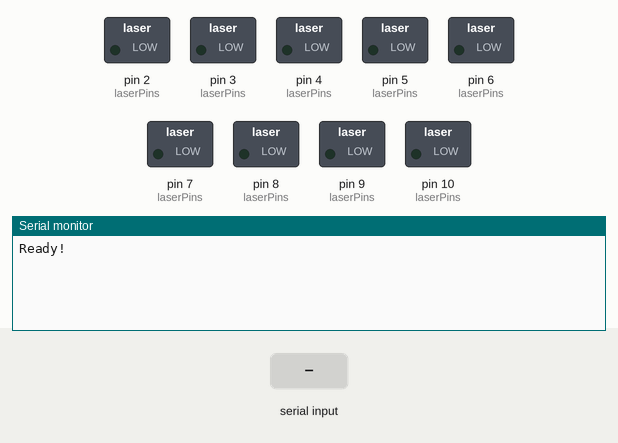
Simulated run of this sketch. Board: Arduino Uno, built with avr-gcc and run on an emulated ATmega328P. Parts: switched loads named in the sketch (green lamp = pin HIGH), the last lines printed to the serial monitor. Inputs (shaded band) come from the test bench.

Above: at 1.2 s.
1.3 s: "90,45\n" received over Serial
At 2.5 s:
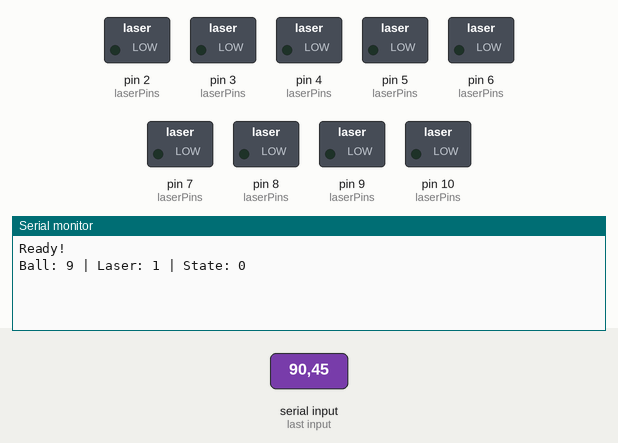
2.8 s: "0\n" received over Serial
At 4.0 s:
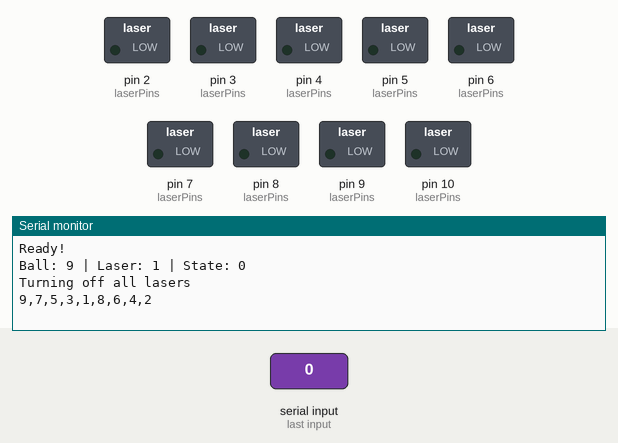
4.3 s: "1\n" received over Serial
At 5.1 s:
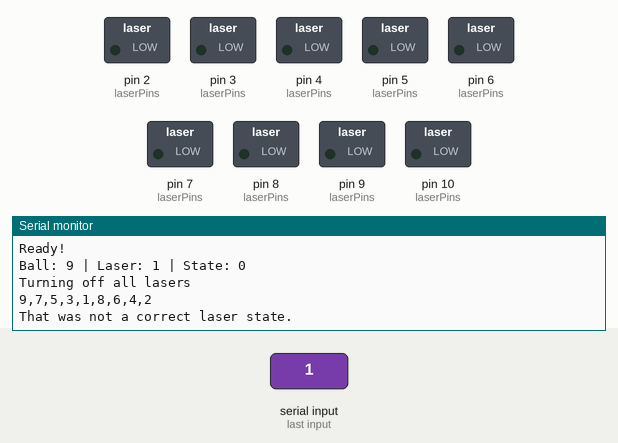

Measured:
- after the input at 1.3 s, the serial monitor: prints a new line at once (image 1)
- after the input at 2.8 s, the serial monitor: prints a new line at once (image 2)
- after the input at 4.3 s, the serial monitor: prints a new line at once (image 3)

The sketch:

spotlight.ino
```cpp
#include <digitalWriteFast.h>


uint8_t laserPins[]   = {7,8,9,10,2,6,5,4,3};  // Physical pins to which the lasers are soldered

const uint8_t laserQty = sizeof(laserPins)/sizeof(laserPins[0]);

uint8_t laserOrder[]  = {9,7,5,3,1,8,6,4,2};  // Ball position ID that each laser points to (1-indexed)

// uint8_t laserOrder[laserQty]  = {1,2,3,4,5,6,7,8,9};  // Laser ID (for troubleshooting only)


// Function to process serial data. Should only expect 2 bytes of data, so throw out everything else.

void serialProcess()

{


  int8_t    selectedBallID;       // ID of the ball that should be lit up (1-indexed)

  int8_t    selectedLaserID;      // ID of the laser associated with the selected ball (1-indexed)

  uint8_t   selectedLaserPin;     // Pin that controls the selected laser

  int8_t    selectedLaserState;   // State that the laser should be set to.


  // Get the first two characters

  char cmdBuffer[2] = {0};

  if(Serial.readBytesUntil(' ', cmdBuffer, 2)==0)

  {

    Serial.println(F("No serial data found!"));

    return;

  }


  // Throw away the rest

  while (Serial.available() > 0) {

    Serial.read();

  }


  // Convert from ASCII to decimal

  int8_t bufVal0 = cmdBuffer[0]-48;

  int8_t bufVal1 = cmdBuffer[1]-48;


  // Sweep through the available ball IDs. If you've chosen an ID that exists, save that ball ID, save its associated laser ID, and save the pin of that laser

  for(uint8_t i=0; i<laserQty; i++)

  {

    if(bufVal0 == laserOrder[i])

    {

      selectedLaserID = i;

      selectedBallID = bufVal0;

      selectedLaserPin = laserPins[i];

      break;

    }


    // If the ID you chose does not exist, then set the ID to an error condition to be caught later

    selectedLaserID = -1;

  }


  // Check if the requested laser state is valid,

  if((bufVal1==0 || bufVal1==1))

  {

    selectedLaserState = bufVal1;

  } else

  {

    // Otherwise, set the state to an error condition to be caught later

    selectedLaserState = -1;

  }


  // If the laser ID was legit

  if(selectedLaserID>=0)

  {

    // And the requested state was legit

    if(selectedLaserState>=0)

    {


      // Then sweep through all the lasers, turning off all except the requested laser

      for(uint8_t i=0; i<laserQty; i++)

      {


        // Once the loop has come to the selected laser

        if(i == selectedLaserID)

        {

          // Set the laser to the requested state

          digitalWriteFast(selectedLaserPin,selectedLaserState);


          // And print out info about your selections

          char sprintfBuff[38];

          sprintf(sprintfBuff, "Ball: %d | Laser: %d | State: %d",selectedBallID,selectedLaserID+1,selectedLaserState);

          Serial.println(sprintfBuff);

          // break; // Only used for now until other lasers are added


        } else

        {

          // Turn off all other lasers (only allowing 1 laser for now)

          digitalWriteFast(laserPins[i],LOW);

        }

      }

    } else

    {

      // If an invalid state was chosen, inform the user of such

      Serial.println(F("That was not a correct laser state."));

    }

  } else if(bufVal0==0)

  {

    if(bufVal1==1)

    {

      Serial.println("Only 1 laser should be turned on at a time.");

    } else

    {

      Serial.println("Turning off all lasers");

      // Then sweep through and turn off all lasers

      for(uint8_t i=0; i<laserQty; i++)

      {

          digitalWriteFast(laserPins[i],LOW);

          Serial.print(laserOrder[i]);

          if(i<laserQty-1)

          {

            Serial.print(F(","));

          }

      }

      Serial.println();

    }

  } else

  {

    // If an invalid ball ID was chosen, inform the user of such

    Serial.println(F("That was not a correct ball ID."));

  }

}


void setup()

{


  // Ensure all lasers are turned off before continuing

  for(uint8_t i=0;i<laserQty;i++)

  {

    pinModeFast(laserPins[i],OUTPUT);

    digitalWriteFast(laserPins[i],LOW);

  }


  // Don't forget to set your serial terminal to a baud rate of 115200

  Serial.begin(115200);

  Serial.setTimeout(200); // Speed up the serial response if not enough bytes are provided

  delay(20);


  // Wait until a serial terminal has been opened before continuing

  while(!Serial);

  Serial.println(F("Ready!"));

}


void loop()

{

  // Check for new serial data

  if(Serial.available())

  {

    serialProcess();

  }


  delay(50);

}
```
